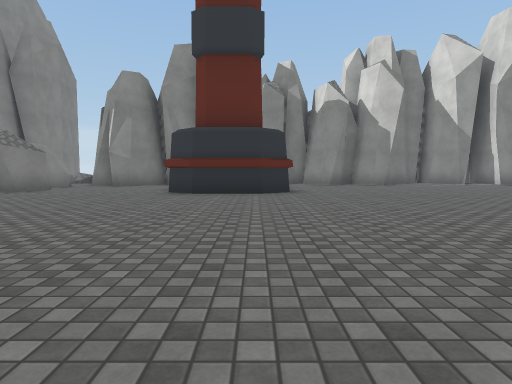
view 1 (above)

24 first-person views from a walk through a scene from a Unity 3-D project. The camera is 1.2 m above the floor, tilts 4° down and sees 75° across. The floor is counted in squares, 2 m on a side. Each view is taken from the middle of a square. On the plan, view 1 faces up. The plan holds only what a view shows up to about 10 squares ahead; the rest is blank. The place goes on beyond the plan. The player is left out. Some surface patterns are stand-ins.

view 2
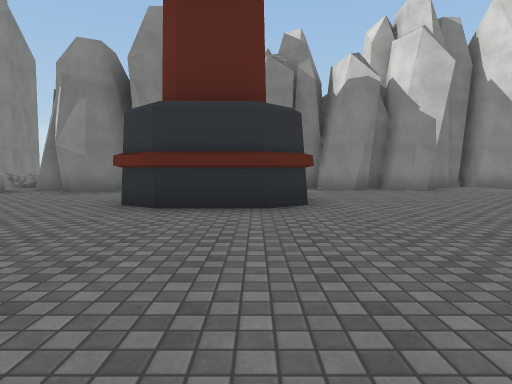

view 3
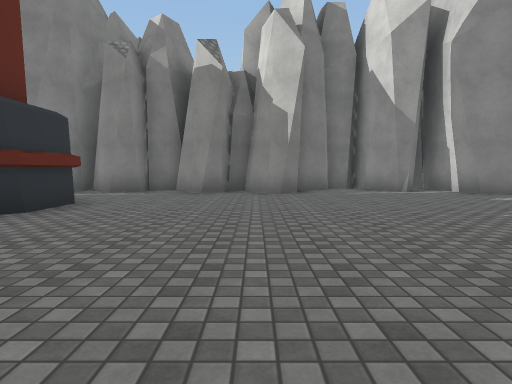

view 4
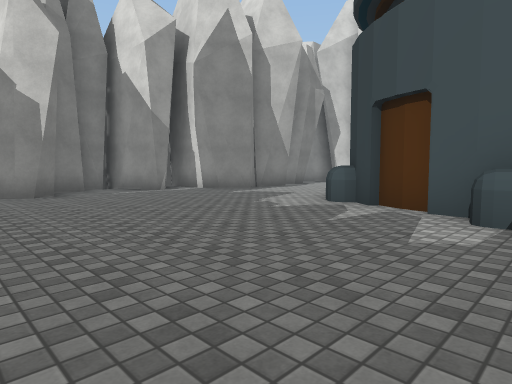

view 5
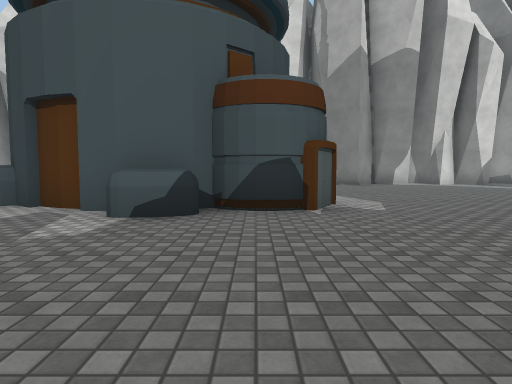

view 6
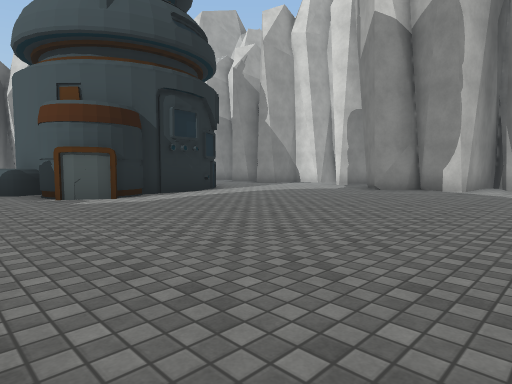

view 7
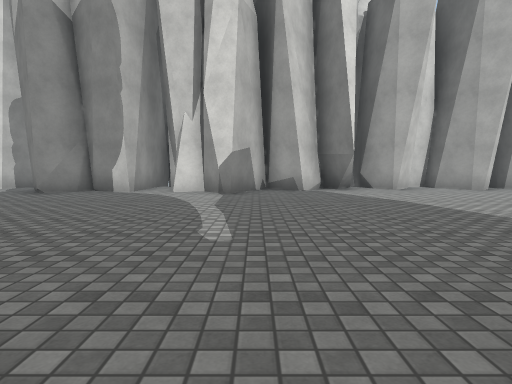

view 8
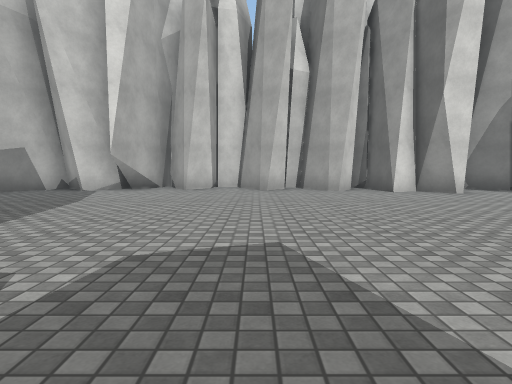

view 9
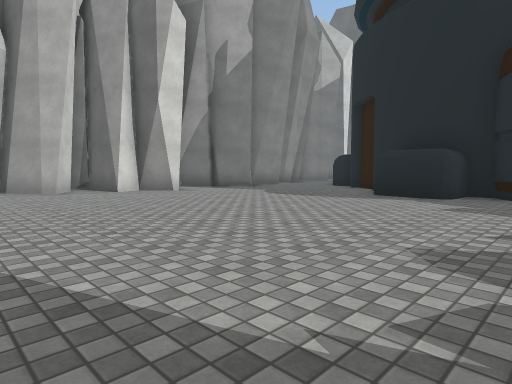

view 10
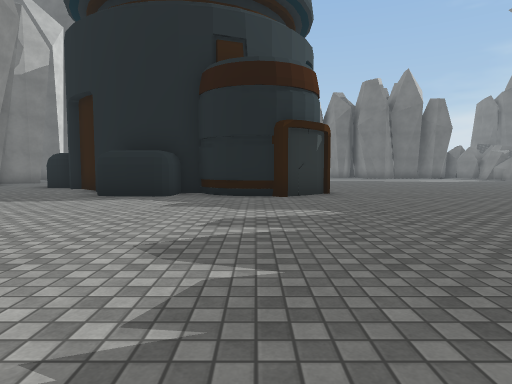

view 11
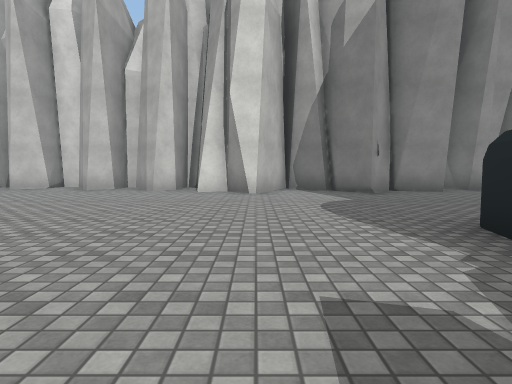

view 12
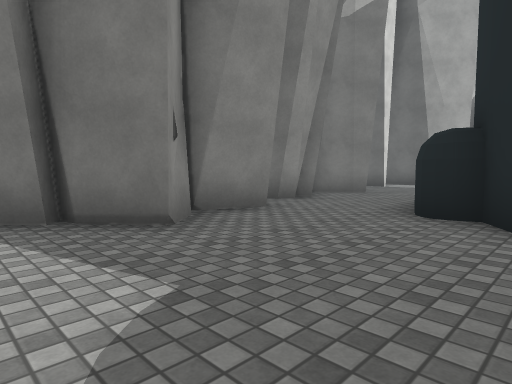

view 13
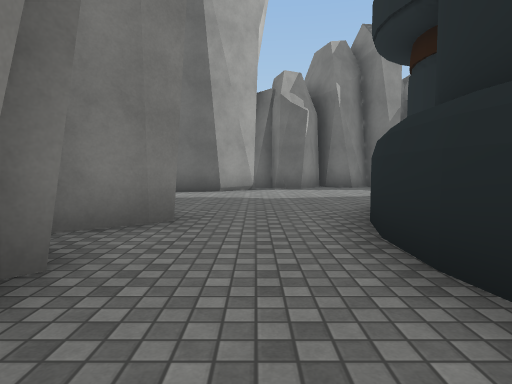

view 14
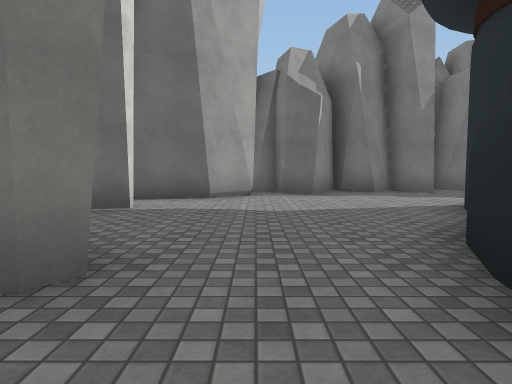

view 15
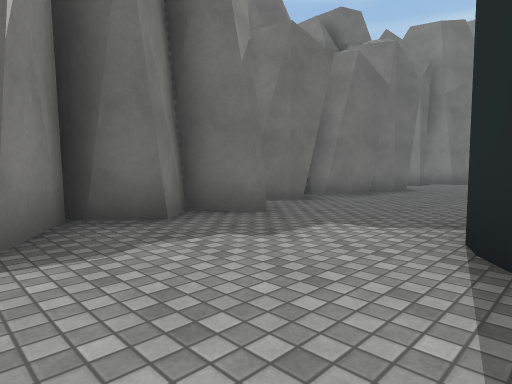

view 16
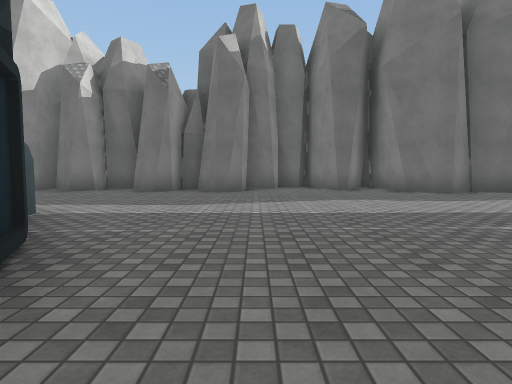

view 17
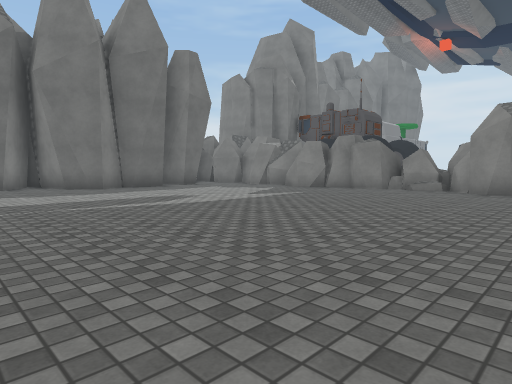

view 18
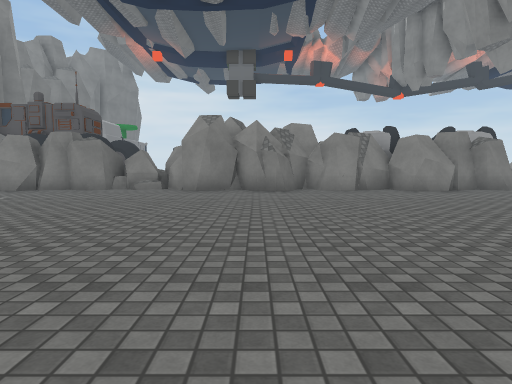

view 19
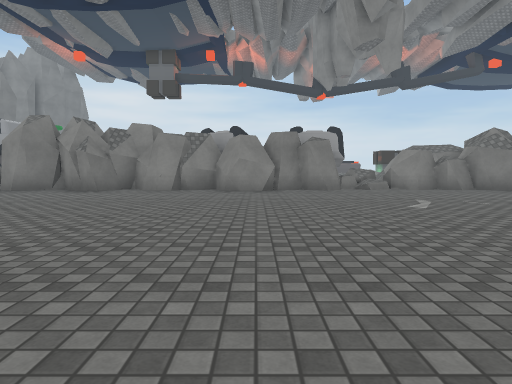

view 20
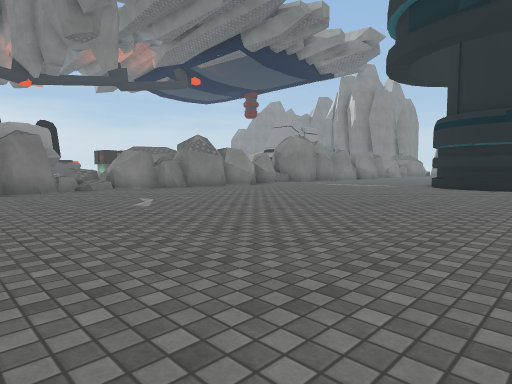

view 21
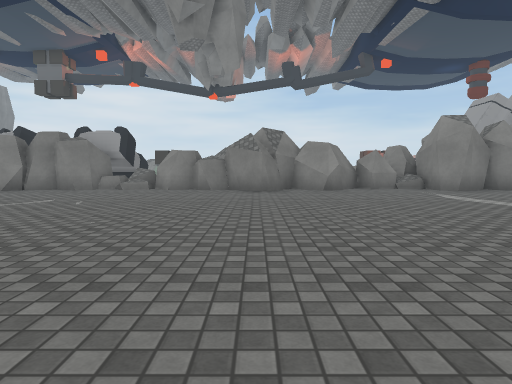

view 22
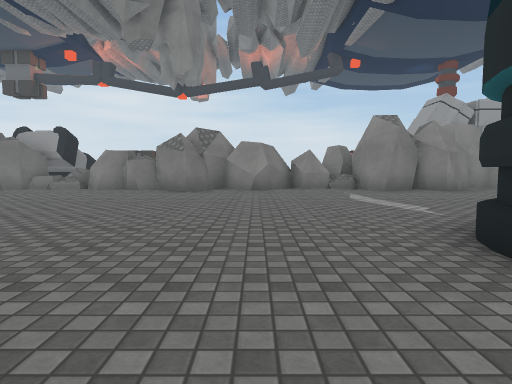

view 23
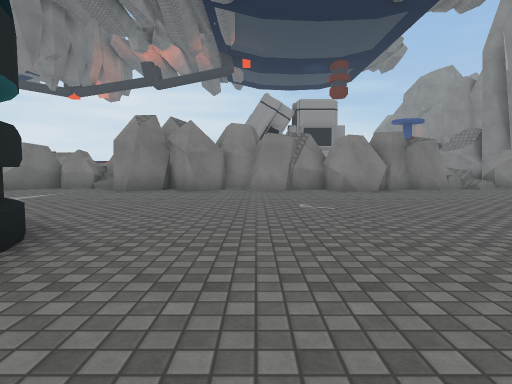

view 24
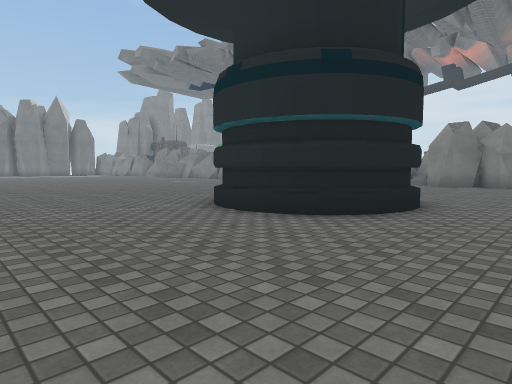

### Floor plan
Key: @ floor where view 1 was taken; # wall or solid block; . floor; = window, fence, low wall or low ledge; O other object.
Columns run from 8 left of view 1 to 18 right of it. Each row starts with its distance up from view 1.
 14        #     #####
 13  =     #######..###
 12  #.##   .....#....#
 11  #....  ...........
 10   ....  #...........
  9   #...###...........
  8   ....###........OO
  7  #...............#
  6  #..............##
  5  =..............#
  4  #.............O#
  3  #..............#####
  2  ##........ ....O#....   #
  1  #........   .......... ..
  0  #......@..   ..........#
 -1  #......................#
 -2  #......................###
 -3  ##.....O#O................
 -4  ##..... ##.............###
 -5  #...... ##............###
 -6  #......O#O... ..........#
 -7  #............  ........##
 -8  #............   .......##
 -9  #............    ........
-10  ##...........   ........#
-11  #............  ..........
-12  #...........  ..........#
-13  #........... ...........##
-14 O=......................###
-15 O#........................#
-16  #......................###
-17  ##....................###
-18  ##......................#
-19  #.............O........##
-20  #............####O.....#
-21  #............     #....#
-22  ##..........      ##...#
-23  ##.........        ##..##
-24 ##...........         O..#
-25  #............        O..#
-26  #............#      O..##
-27  #.............     OO....
-28  #.............O    O.....
-29  ## ............   OO....#
-30      .....................
-31       .................###
-32       ##..............##
-33       ###....#.#.#.#####
-34         ###.########

Where each view was taken, in squares from view 1:
view 1: 0 up, 0 right, facing up
view 2: 3 up, 0 right, facing up
view 3: 4 up, 4 right, facing up
view 4: 4 up, 3 right, facing up-right
view 5: 3 up, 3 right, facing right
view 6: 5 down, 6 right, facing up-right
view 7: 6 down, 7 right, facing right
view 8: 12 down, 7 right, facing right
view 9: 12 down, 7 right, facing down-right
view 10: 12 down, 7 right, facing down
view 11: 17 down, 7 right, facing right
view 12: 18 down, 12 right, facing down-right
view 13: 22 down, 15 right, facing down
view 14: 24 down, 15 right, facing down
view 15: 29 down, 14 right, facing down-left
view 16: 24 down, 4 right, facing down
view 17: 22 down, 3 right, facing down-left
view 18: 22 down, 3 right, facing left
view 19: 17 down, 3 right, facing left
view 20: 17 down, 3 right, facing up-left
view 21: 10 down, 3 right, facing left
view 22: 8 down, 3 right, facing left
view 23: 1 down, 3 right, facing left
view 24: 1 down, 6 right, facing down-left
